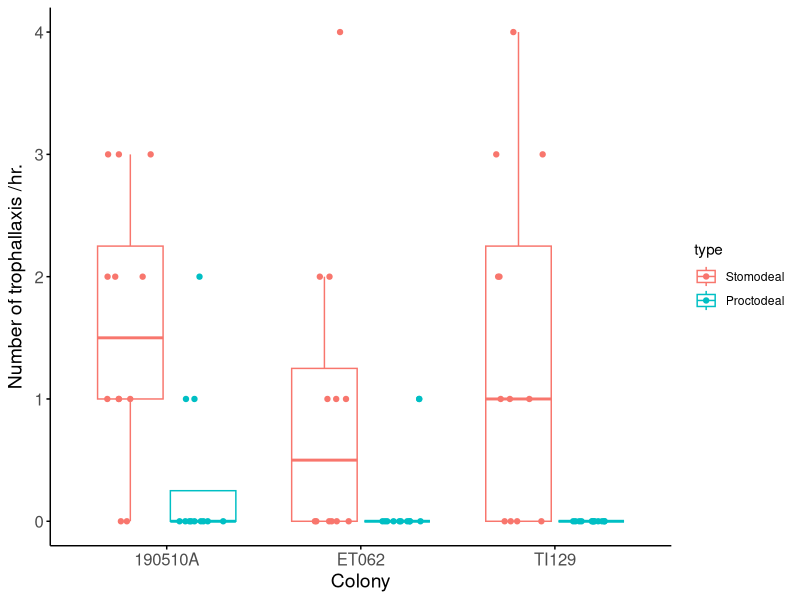
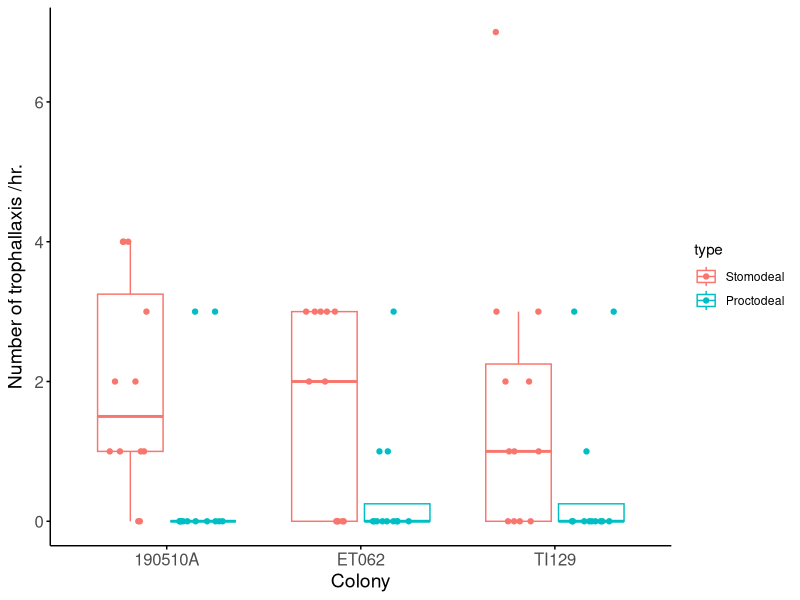

These charts were generated, in order, by the following R code:
## ---- chunk 1
library(tidyverse)
library(gridExtra)
library(lme4)
## ---- chunk 2
# reading excel file (see attached source file "RF_trophallaxis.csv" and see supplementary Data 1 in a paper "Special food of long-lived kings and queens in termites" for detail)
d <- read.csv("RF_trophallaxis.csv", header=T)
d <- transform(d, type= factor(type, levels = c("Stomodeal","Proctodeal")))

# Extract caste and trophallaxis type and store in data set
dpk <- subset(d, d$caste=="PK")
dsq <- subset(d, d$caste=="SQ")
dS <- subset(d, d$type=="Stomodeal")
dP <- subset(d, d$type=="Proctodeal")
## ---- chunk 3
# Number of trophallaxis to king
g1 <- ggplot(dpk, aes(x=factor(colony_code), y=freq, color=type))
g1 <- g1 + geom_boxplot(alpha=0.5,outlier.colour = NA) + xlab("Colony") + ylab(expression(paste("Number of trophallaxis /hr.")))
g1 <- g1 + geom_point(position=position_jitterdodge(jitter.width=0.5, jitter.height=0.0))
g1 <- g1 + theme(panel.grid.major = element_blank(), panel.grid.minor = element_blank(), panel.background = element_blank())
g1 <- g1 + theme(axis.line=element_line(colour = "black"), axis.ticks=element_line(colour = "black"))
g1 <- g1 + theme(axis.text=element_text(size=12), axis.title=element_text(size=14))
g1

# Number of trophallaxis to queen
g2 <- ggplot(dsq, aes(x=factor(colony_code), y=freq, color=type))
g2 <- g2 + geom_boxplot(alpha=0.5,outlier.colour = NA) + xlab("Colony") + ylab(expression(paste("Number of trophallaxis /hr.")))
g2 <- g2 + geom_point(position=position_jitterdodge(jitter.width=0.5, jitter.height=0.0))
g2 <- g2 + theme(panel.grid.major = element_blank(), panel.grid.minor = element_blank(), panel.background = element_blank())
g2 <- g2 + theme(axis.line=element_line(colour = "black"), axis.ticks=element_line(colour = "black"))
g2 <- g2 + theme(axis.text=element_text(size=12), axis.title=element_text(size=14))
g2
## ---- chunk 4
## for Number of trophallaxis to king
# GLM, family=poisson
res1 <- glm(freq ~ type + colony_code, family="poisson", dpk)
summary(res1)
fit1=glm(freq ~ 1 + colony_code, family="poisson", dpk) #model_1
fit2=glm(freq ~ type + 1, family="poisson", dpk) #model_2
anova(res1, fit1, test = "Chisq") #likelihood ratio test
anova(res1, fit2, test = "Chisq") #likelihood ratio test

## for Number of trophallaxis to queen
# GLM, family=poisson
res2 <- glm(freq ~ type + colony_code, family="poisson", dsq)
summary(res2)
fit3=glm(freq ~ 1 + colony_code, family="poisson", dsq) #model_3
fit4=glm(freq ~ type + 1, family="poisson", dsq) #model_4
anova(res2, fit3, test = "Chisq") #likelihood ratio test
anova(res2, fit4, test = "Chisq") #likelihood ratio test

## for Number of trophallaxis (stomodeal) between king and queen
# GLMM, family=poisson
res3 <- glmer(freq ~ caste + colony_code + (1|individual_ID), family="poisson", dS)
summary(res3)
fit5=glmer(freq ~ 1 + colony_code + (1|individual_ID), family="poisson", dS) #model_5
fit6=glmer(freq ~ caste + 1 + (1|individual_ID), family="poisson", dS) #model_6
anova(res3, fit5, test = "Chisq") #likelihood ratio test
anova(res3, fit6, test = "Chisq") #likelihood ratio test
